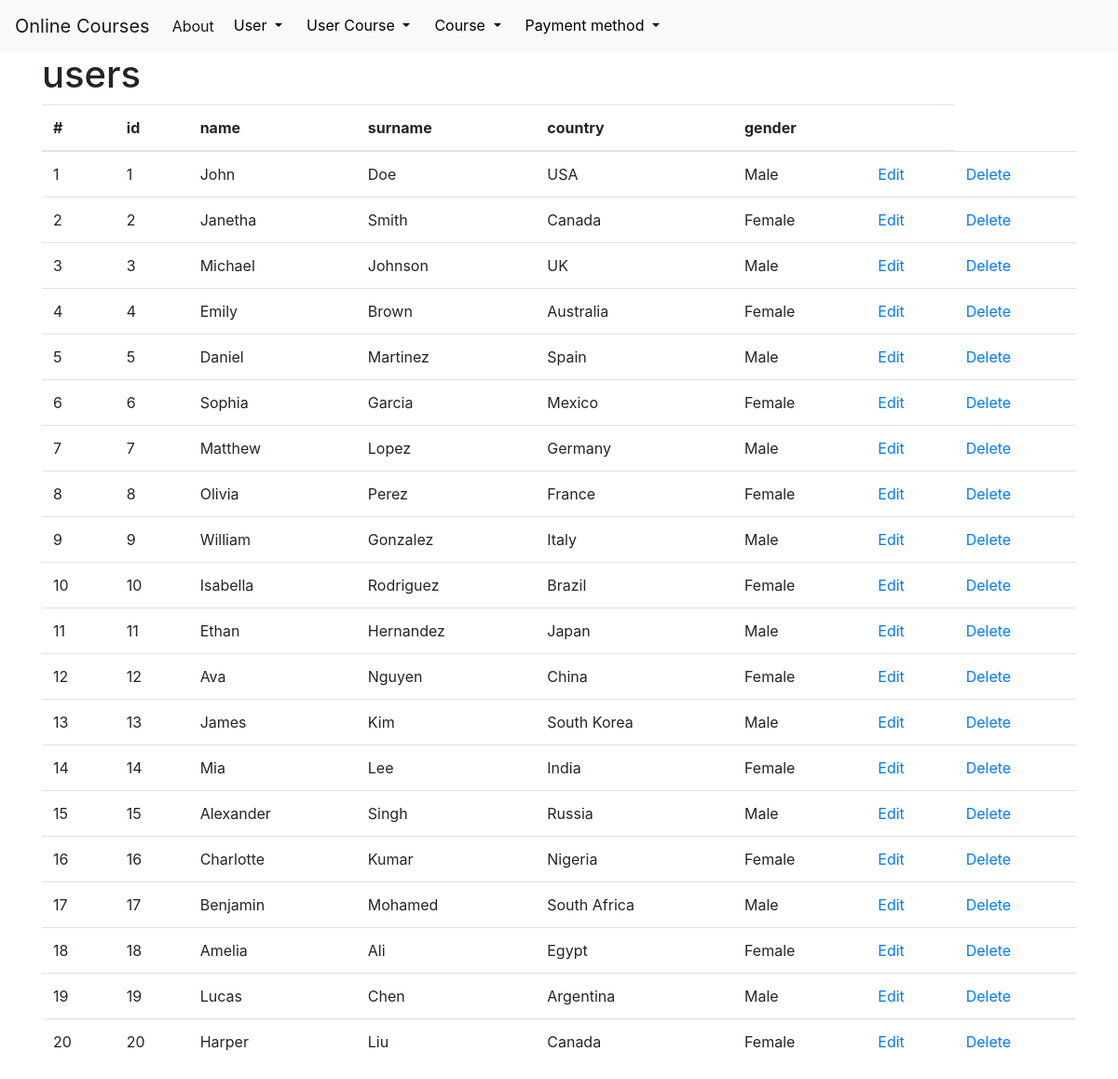
Screenshot of /users with the database file from the repository.
### tables this page shows
CREATE TABLE `users` (
  `id` INTEGER PRIMARY KEY AUTOINCREMENT ,
  `name` varchar(255) NOT NULL,
  `surname` varchar(255) NOT NULL,
  `country` varchar(255) NOT NULL,
  `gender` varchar(255) NOT NULL
);

### app.py (the view)
@app.route('/<string:table_name>')
def show(table_name):
    connection = get_db_connection()
    my_class = classStrings[table_name]
    rows = my_class.select(connection)
    return render_template('table.html', rows=rows, table_class=my_class)

### DB_Classes.py (called while the page is built)
    @classmethod
    def select(cls, db_connection, amount=None):
        query = f"SELECT * FROM '{cls.table_name}'"
        if amount is not None:
            query += " LIMIT ?"
            users = db_connection.execute(query, (amount,))
        else:
            users = db_connection.execute(query)
        return users.fetchall()

### app.py (called while the page is built)
def get_db_connection(db = 'database.db'):
    connection = sqlite3.connect(db)
    connection.row_factory = sqlite3.Row
    return connection

@app.template_filter('table_name')
def getTableName(myClass):
    return myClass.table_name

@app.template_filter('get_attributes')
def getAttributes(myClass):
    return myClass.attributes

@app.template_filter('get_id')
def getID(myClass):
    return myClass.id

### templates/table.html
{% extends 'base.html' %}
{% block content %}
    <h1>{% block title %} {{ table_class | table_name }} {% endblock %}</h1>
    <table class="table">
      <thead>
        <tr>
          <th scope="col">#</th>
          <th scope="col">{{ table_class | get_id }}</th>
          {% for attribute in table_class | get_attributes %}
            <th scope="col">{{ attribute }}</th>
          {% endfor %}
            <th scope="col"></th>
        </tr>
      </thead>
      <tbody>
      {% for row in rows %}
        <tr>
            <td>{{ loop.index }}</td>
            <td>{{ row["id"] }}</td>
            {% for attribute in table_class | get_attributes %}
            <td>{{ row[attribute] }}</td>
            {% endfor %}
            <td><a href="{{ url_for('edit', table_name = table_class | table_name, element_id=row['id']) }}">Edit</a></td>
            <td><a href="{{ url_for('delete', table_name = table_class | table_name, element_id=row['id']) }}">Delete</a></td>
          </tr>
      {% endfor %}
      </tbody>
    </table>
{% endblock %}

### templates/base.html (shortened to what this page needs)
<!doctype html>
<html lang="en">
  <head>
    <link rel="stylesheet" href="https://stackpath.bootstrapcdn.com/bootstrap/4.3.1/css/bootstrap.min.css">
    <link rel="stylesheet" href="{{ url_for('static', filename='css/style.css') }}">
  </head>
  <body>
    <nav class="navbar navbar-expand-md navbar-light bg-light">
        <a class="navbar-brand" href="{{ url_for('index')}}">Online Courses</a>
        <div class="collapse navbar-collapse" id="navbarNav">
            <ul class="navbar-nav">
                <li class="nav-item active">
                    <a class="nav-link" href="#">About</a>
                </li>
                <div class="dropdown">
                    <button class="btn btn-secondary dropdown-toggle" type="button" id = "dropdown1" data-toggle="dropdown" aria-haspopup="true" aria-expanded="false">
                        User
                    </button>
                </div>
                <div class="dropdown">
                    <button class="btn btn-secondary dropdown-toggle" type="button"  id="dropdown2" data-toggle="dropdown" aria-haspopup="true" aria-expanded="false">
                        User Course
                    </button>
                </div>
                <div class="dropdown">
                    <button class="btn btn-secondary dropdown-toggle" type="button" id = "dropdown3" data-toggle="dropdown" aria-haspopup="true" aria-expanded="false">
                        Course
                    </button>
                </div>
                <div class="dropdown">
                    <button class="btn btn-secondary dropdown-toggle" type="button" id = "dropdown4" data-toggle="dropdown" aria-haspopup="true" aria-expanded="false">
                        Payment method
                    </button>
                </div>
            </ul>
        </div>
    </nav>
    <div class="container">
      {% block content %} {% endblock %}
    </div>
  </body>
</html>

### static/css/style.css (style rules this page uses)
.dropdown-toggle { color: black; background-color: transparent; border-color: transparent; }

### rows the page displays
users: id "1", name "John" "Doe" "USA" "Male"
users: id "2", name "Janetha" "Smith" "Canada" "Female"
users: id "3", name "Michael" "Johnson" "UK" "Male"
users: id "4", name "Emily" "Brown" "Australia" "Female"
users: id "5", name "Daniel" "Martinez" "Spain" "Male"
users: id "6", name "Sophia" "Garcia" "Mexico" "Female"
users: id "7", name "Matthew" "Lopez" "Germany" "Male"
users: id "8", name "Olivia" "Perez" "France" "Female"
users: id "9", name "William" "Gonzalez" "Italy" "Male"
users: id "10", name "Isabella" "Rodriguez" "Brazil" "Female"
users: id "11", name "Ethan" "Hernandez" "Japan" "Male"
users: id "12", name "Ava" "Nguyen" "China" "Female"
users: id "13", name "James" "Kim" "South Korea" "Male"
users: id "14", name "Mia" "Lee" "India" "Female"
users: id "15", name "Alexander" "Singh" "Russia" "Male"
users: id "16", name "Charlotte" "Kumar" "Nigeria" "Female"
users: id "17", name "Benjamin" "Mohamed" "South Africa" "Male"
users: id "18", name "Amelia" "Ali" "Egypt" "Female"
users: id "19", name "Lucas" "Chen" "Argentina" "Male"
users: id "20", name "Harper" "Liu" "Canada" "Female"

### other values shown
{{ table_class | table_name }} "users"
{{ table_class | get_id }} "id"
{{ attribute }} "name" "surname" "country" "gender"
